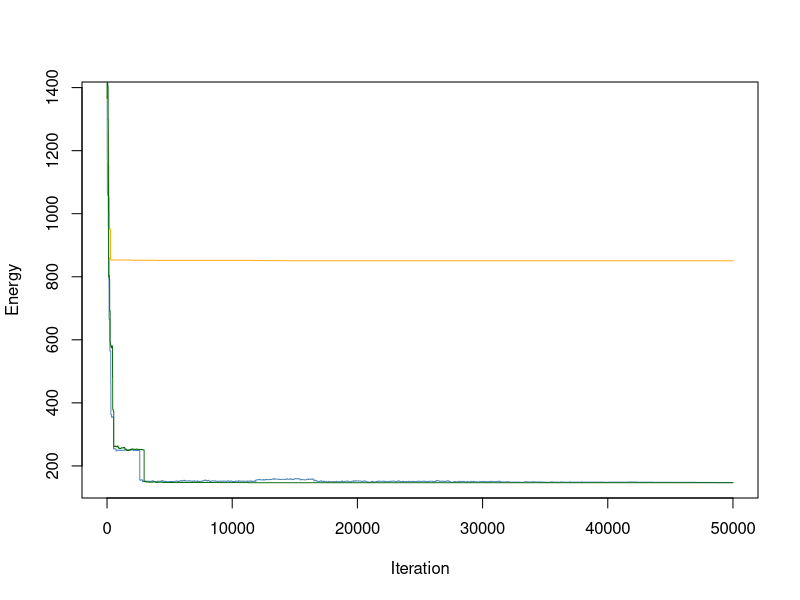

The R source for this figure: (Note: a time limit stopped this script after it produced the figure.)
##----------------------------------------------------------------------
## EVERYTHING YOU NEED TO CHANGE IS IN THIS SECTION OR THE FINAL SECTION

# Number of doctors available
ndoctors <- 5

# Number of nurses
nnurses <- 7

# Number of days in the schedule
ndays <- 7

# Number of staff present for each shift (must have same # of shifts)
# e.g., c(2, 3, 3) has three shifts with 2, 3, 3 people respectively
doctorstaffing <- c(2, 2, 2)
nursestaffing <- c(3, 3, 3)

# Penalties for violating each of six constraints
# Penalty 1: Each instance of three consecutive shifts (including overnight)
# Penalty 2: Each person who does not have two days off AT ALL
# Penalty 3: Each person who does not have two days off IN A ROW
# Penalty 4: Each instance of first shift following last shift on prev day
# Penalty 5: Each instance of working both weekend days (days 1, 2)
# Penalty 6: Weights for the stdev of nurses'/doctors' shifts in the schedule
#            (trying to make everyone work similar amounts)
#Penalty 7: Each instance of exceeding three night shifts/week
penalties <- c(100, 100, 0.5, 5, 1, 2, 30)

# Number of iterations (if too small, might not be able to explore enough)
niter <- 50000

# The cooling schedule: what should the temperature be at step i out of n
coolingschedule <- function(i,n)
{
  # If you want greedy optimization, just fix some low temperature
  #return(1e-3)
  
  # Linear cooling schedule from 1 down to 0
  return(1 - (i/(n+1)))
}

## END OF PARAMETER SECTION
##----------------------------------------------------------------------

# (Some things which are calculated automatically)
doctorindices <- c(1,cumsum(doctorstaffing)+1)
nurseindices <- c(1,cumsum(nursestaffing)+1)
nshifts <- length(doctorstaffing)

# Function to calculate the "energy" (total cost of violations)
get_energy <- function(doctorsunwrapped, nursesunwrapped, penalties)
{
  return(get_energy_sub(doctorsunwrapped,penalties)+
           get_energy_sub(nursesunwrapped,penalties))
}

# ...calculates the energy contribution from doctors & nurses separately
get_energy_sub <- function(subsched, penalties) {
  max_night_shifts_allowed = 3
  energy <- 0
  
  # Array to keep track of total number of shifts worked by each worker
  totshift <- rep(0, dim(subsched)[1])
  
  # Array to keep track of the number of night shifts worked by each worker
  night_shifts <- rep(0, dim(subsched)[1])
  
  # Loop through each worker
  for (i in 1:dim(subsched)[1]) {
    # Count total shifts and night shifts for the current worker
    totshift[i] <- sum(subsched[i,,])
    night_shifts[i] <- sum(subsched[i,,] == 1)
    
    # Penalize if worker exceeds the max number of night shifts allowed (penalize each night shift over the limit)
    if (night_shifts[i] > max_night_shifts_allowed) {
      energy <- energy + penalties[6] * (night_shifts[i] - max_night_shifts_allowed)
    }
    
    # Check the last shift and whether worker has the last day off
    lastshift <- subsched[i, ndays, nshifts]
    prevoff <- all(subsched[i, ndays,] == FALSE)
    
    daysoff <- 0
    twoinarow <- 1  # Variable for tracking consecutive days off
    
    # Check for consecutive shifts across weeks and days off in a row
    if (lastshift == 1) {
      lastshift <- lastshift + subsched[i, ndays, nshifts - 1]  # Check if last shift is consecutive to the previous week
    }
    
    # Loop through each day in the schedule
    for (j in 1:ndays) {
      # If the worker has the day off, check if it satisfies "two days off in a row" condition
      if (all(subsched[i, j,] == FALSE)) {
        daysoff <- daysoff + 1
        if (prevoff) {
          twoinarow <- 0  # No consecutive off days if previous day was also off
        }
        prevoff <- TRUE
      } else {
        # If worker worked on the second day of a weekend-like schedule, penalize
        if (!prevoff && j == 2) {
          energy <- energy + penalties[5]
        }
        prevoff <- FALSE
      }
      
      # Check for wraparound shift streaks and assess penalties
      if (subsched[i, j, 1] == 1) {
        lastshift <- lastshift + 1
        if (lastshift > 1) {
          energy <- energy + penalties[4]
        }
        if (lastshift > 2) {
          energy <- energy + penalties[1]
        }
      } else {
        lastshift <- 0  # Reset if no shift worked
      }
      
      # Loop through remaining shifts in the day
      for (k in 2:nshifts) {
        if (subsched[i, j, k] == 1) {
          lastshift <- lastshift + 1
          if (lastshift > 2) {
            energy <- energy + penalties[1]
          }
        } else {
          lastshift <- 0  # Reset for non-working shifts
        }
      }
    }
    
    # After finishing the week, assess penalties related to days off
    energy <- energy + twoinarow * penalties[3] + (daysoff < 2) * penalties[2]
  }
  
  # Penalize energy according to standard deviation among shifts
  energy <- energy + penalties[6] * sd(totshift)
  
  return(energy)
}

# Initial point: put people into the schedule in numerical order each day
totalspots <- ndays * sum(doctorstaffing)
initialloop <- rep(1:ndoctors, ceiling(totalspots/ndoctors))
doctorschedule <- matrix(initialloop[1:totalspots], nrow = sum(doctorstaffing), ncol = ndays)
totalspots <- ndays * sum(nursestaffing)
initialloop <- rep(1:nnurses, ceiling(totalspots/nnurses))
nurseschedule <- matrix(initialloop[1:totalspots], nrow = sum(nursestaffing), ncol = ndays)

# Fill in the "unwrapped" schedules (separate schedule for each worker)
doctorsunwrapped <- array(0, c(ndoctors,ndays,nshifts))
for (i in 1:ndays)
{
  for (j in 1:nshifts)
  {
    for (k in doctorindices[j]:(doctorindices[j+1]-1))
    {
      doctorsunwrapped[doctorschedule[k,i],i,j] <- 1
    }
  }
}

nursesunwrapped <- array(0, c(nnurses,ndays,nshifts))
for (i in 1:ndays)
{
  for (j in 1:nshifts)
  {
    for (k in nurseindices[j]:(nurseindices[j+1]-1))
    {
      nursesunwrapped[nurseschedule[k,i],i,j] <- 1
    }
  }
}

# Starting energy...
energy <- rep(0,niter)
energy[1] <- get_energy(doctorsunwrapped, nursesunwrapped, penalties)

# Now run the Gibbs sampler.
for (i in 2:niter)
{
  # Current temperature (from our cooling schedule)
  temperature <- coolingschedule(i,niter)
  
  # Flip a coin to switch either a doctor or a nurse shift.
  if (runif(1) < 0.5)
  {
    # Choose a random shift
    prop <- doctorschedule
    posx <- sample(1:sum(doctorstaffing),1)
    posy <- sample(1:ndays,1)
    
    # Calculate which workers are available to swap into that shift and pick one
    available <- 1:ndoctors
    myblock <- min(which(doctorindices>posx))-1
    for (j in doctorindices[myblock]:(doctorindices[myblock+1]-1))
    {
      if (j != posx)
      {
        available <- setdiff(available, doctorschedule[j,posy])
      }
    }
    prop[posx,posy] <- sample(available,1)
    propunwrapped <- doctorsunwrapped
    propunwrapped[doctorschedule[posx,posy],posy,myblock] <- 0
    propunwrapped[prop[posx,posy],posy,myblock] <- 1
    
    # Calculate energy of new configuration
    new_energy <- get_energy(propunwrapped, nursesunwrapped, penalties)
    
    # With the appropriate probability, update state/energy
    if(runif(1) < exp((energy[i-1]-new_energy)/temperature))
    {
      energy[i] <- new_energy
      doctorschedule <- prop
      doctorsunwrapped <- propunwrapped
    }
    else # otherwise, leave things as they stand.
    {
      energy[i] <- energy[i-1]
    }
  }
  else # same as above, but if you are swapping a nurse
  {
    prop <- nurseschedule
    posx <- sample(1:sum(nursestaffing),1)
    posy <- sample(1:ndays,1)
    available <- 1:nnurses
    myblock <- min(which(nurseindices>posx))-1
    for (j in nurseindices[myblock]:(nurseindices[myblock+1]-1))
    {
      if (j != posx)
      {
        available <- setdiff(available, nurseschedule[j,posy])
      }
    }
    prop[posx,posy] <- sample(available,1)
    
    propunwrapped <- nursesunwrapped
    propunwrapped[nurseschedule[posx,posy],posy,myblock] <- 0
    propunwrapped[prop[posx,posy],posy,myblock] <- 1
    
    new_energy <- get_energy(doctorsunwrapped, propunwrapped, penalties)
    
    if(runif(1) < exp((energy[i-1]-new_energy)/temperature))
    {
      energy[i] <- new_energy
      nurseschedule <- prop
      nursesunwrapped <- propunwrapped
    }
    else
    {
      energy[i] <- energy[i-1]
    }
  }
}

##----------------------------------------------------------------------
## EVERYTHING YOU NEED TO CHANGE IS IN THIS SECTION OR THE FIRST SECTION

# Various things you might want to look at:

# Plotting the energy over time
plot(energy, type="l", col="#4682B4", lwd=0.9, xlab="Iteration", ylab="Energy")

# What was the lowest energy? (Is this necessarily the energy of the final state?)
min(energy)

# Check out our final schedule.
#  The columns are days. If there are three shifts of 2 workers,
#  the first 2 rows are shift 1, the next 2 rows are shift 2, etc.
#  Numbers in table correspond to workers. 1, 2, 3, ...
print(doctorschedule)
print(nurseschedule)

# If you want to look at an individual person's schedule,
#  check the "unwrapped" matrices. For example,
#  the shift schedule for doctor 3 is below; rows are days,
#  columns are shifts, 1 = working, 0 not working
print(doctorsunwrapped[3,,])

## END OF FINAL SECTION
##----------------------------------------------------------------------

# Greedy
##----------------------------------------------------------------------
## EVERYTHING YOU NEED TO CHANGE IS IN THIS SECTION OR THE FINAL SECTION

# Number of doctors available
ndoctors <- 5

# Number of nurses
nnurses <- 7

# Number of days in the schedule
ndays <- 7

# Number of staff present for each shift (must have same # of shifts)
# e.g., c(2, 3, 3) has three shifts with 2, 3, 3 people respectively
doctorstaffing <- c(2, 2, 2)
nursestaffing <- c(3, 3, 3)

# Penalties for violating each of six constraints
# Penalty 1: Each instance of three consecutive shifts (including overnight)
# Penalty 2: Each person who does not have two days off AT ALL
# Penalty 3: Each person who does not have two days off IN A ROW
# Penalty 4: Each instance of first shift following last shift on prev day
# Penalty 5: Each instance of working both weekend days (days 1, 2)
# Penalty 6: Weights for the stdev of nurses'/doctors' shifts in the schedule
#            (trying to make everyone work similar amounts)
# Penalty 7: Each instance of working more than 3 night shifts in a week
penalties <- c(100, 100, 0.5, 5, 1, 2, 30)

# Number of iterations (if too small, might not be able to explore enough)
niter <- 50000

# The cooling schedule: what should the temperature be at step i out of n
coolingschedule <- function(i,n)
{
  # If you want greedy optimization, just fix some low temperature
  return(1e-3)
}

## END OF PARAMETER SECTION
##----------------------------------------------------------------------

# (Some things which are calculated automatically)
doctorindices <- c(1,cumsum(doctorstaffing)+1)
nurseindices <- c(1,cumsum(nursestaffing)+1)
nshifts <- length(doctorstaffing)

# Function to calculate the "energy" (total cost of violations)
get_energy <- function(doctorsunwrapped, nursesunwrapped, penalties)
{
  return(get_energy_sub(doctorsunwrapped,penalties)+
           get_energy_sub(nursesunwrapped,penalties))
}

# ...calculates the energy contribution from doctors & nurses separately

# Energy calculation for doctors and nurses
get_energy_sub <- function(subsched, penalties) {
  max_night_shifts_allowed = 3
  energy <- 0
  
  # Array to keep track of total number of shifts worked by each worker
  totshift <- rep(0, dim(subsched)[1])
  
  # Array to keep track of the number of night shifts worked by each worker
  night_shifts <- rep(0, dim(subsched)[1])
  
  # Loop through each worker
  for (i in 1:dim(subsched)[1]) {
    # Count total shifts and night shifts for the current worker
    totshift[i] <- sum(subsched[i,,])
    night_shifts[i] <- sum(subsched[i,,] == 1)
    
    # Penalize if worker exceeds the max number of night shifts allowed (penalize each night shift over the limit)
    if (night_shifts[i] > max_night_shifts_allowed) {
      energy <- energy + penalties[6] * (night_shifts[i] - max_night_shifts_allowed)
    }
    
    # Check the last shift and whether worker has the last day off
    lastshift <- subsched[i, ndays, nshifts]
    prevoff <- all(subsched[i, ndays,] == FALSE)
    
    daysoff <- 0
    twoinarow <- 1  # Variable for tracking consecutive days off
    
    # Check for consecutive shifts across weeks and days off in a row
    if (lastshift == 1) {
      lastshift <- lastshift + subsched[i, ndays, nshifts - 1]  # Check if last shift is consecutive to the previous week
    }
    
    # Loop through each day in the schedule
    for (j in 1:ndays) {
      # If the worker has the day off, check if it satisfies "two days off in a row" condition
      if (all(subsched[i, j,] == FALSE)) {
        daysoff <- daysoff + 1
        if (prevoff) {
          twoinarow <- 0  # No consecutive off days if previous day was also off
        }
        prevoff <- TRUE
      } else {
        # If worker worked on the second day of a weekend-like schedule, penalize
        if (!prevoff && j == 2) {
          energy <- energy + penalties[5]
        }
        prevoff <- FALSE
      }
      
      # Check for wraparound shift streaks and assess penalties
      if (subsched[i, j, 1] == 1) {
        lastshift <- lastshift + 1
        if (lastshift > 1) {
          energy <- energy + penalties[4]
        }
        if (lastshift > 2) {
          energy <- energy + penalties[1]
        }
      } else {
        lastshift <- 0  # Reset if no shift worked
      }
      
      # Loop through remaining shifts in the day
      for (k in 2:nshifts) {
        if (subsched[i, j, k] == 1) {
          lastshift <- lastshift + 1
          if (lastshift > 2) {
            energy <- energy + penalties[1]
          }
        } else {
          lastshift <- 0  # Reset for non-working shifts
        }
      }
    }
    
    # After finishing the week, assess penalties related to days off
    energy <- energy + twoinarow * penalties[3] + (daysoff < 2) * penalties[2]
  }
  
  # Penalize energy according to standard deviation among shifts
  energy <- energy + penalties[6] * sd(totshift)
  
  return(energy)
}

# Initial point: put people into the schedule in numerical order each day
totalspots <- ndays * sum(doctorstaffing)
initialloop <- rep(1:ndoctors, ceiling(totalspots/ndoctors))
doctorschedule <- matrix(initialloop[1:totalspots], nrow = sum(doctorstaffing), ncol = ndays)
totalspots <- ndays * sum(nursestaffing)
initialloop <- rep(1:nnurses, ceiling(totalspots/nnurses))
nurseschedule <- matrix(initialloop[1:totalspots], nrow = sum(nursestaffing), ncol = ndays)

# Fill in the "unwrapped" schedules (separate schedule for each worker)
doctorsunwrapped <- array(0, c(ndoctors,ndays,nshifts))
for (i in 1:ndays)
{
  for (j in 1:nshifts)
  {
    for (k in doctorindices[j]:(doctorindices[j+1]-1))
    {
      doctorsunwrapped[doctorschedule[k,i],i,j] <- 1
    }
  }
}

nursesunwrapped <- array(0, c(nnurses,ndays,nshifts))
for (i in 1:ndays)
{
  for (j in 1:nshifts)
  {
    for (k in nurseindices[j]:(nurseindices[j+1]-1))
    {
      nursesunwrapped[nurseschedule[k,i],i,j] <- 1
    }
  }
}

# Starting energy...
energy <- rep(0,niter)
energy[1] <- get_energy(doctorsunwrapped, nursesunwrapped, penalties)

# Now run the Gibbs sampler.
for (i in 2:niter)
{
  # Current temperature (from our cooling schedule)
  temperature <- coolingschedule(i,niter)
  
  # Flip a coin to switch either a doctor or a nurse shift.
  if (runif(1) < 0.5)
  {
    # Choose a random shift
    prop <- doctorschedule
    posx <- sample(1:sum(doctorstaffing),1)
    posy <- sample(1:ndays,1)
    
    # Calculate which workers are available to swap into that shift and pick one
    available <- 1:ndoctors
    myblock <- min(which(doctorindices>posx))-1
    for (j in doctorindices[myblock]:(doctorindices[myblock+1]-1))
    {
      if (j != posx)
      {
        available <- setdiff(available, doctorschedule[j,posy])
      }
    }
    prop[posx,posy] <- sample(available,1)
    propunwrapped <- doctorsunwrapped
    propunwrapped[doctorschedule[posx,posy],posy,myblock] <- 0
    propunwrapped[prop[posx,posy],posy,myblock] <- 1
    
    # Calculate energy of new configuration
    new_energy <- get_energy(propunwrapped, nursesunwrapped, penalties)
    
    # With the appropriate probability, update state/energy
    if(runif(1) < exp((energy[i-1]-new_energy)/temperature))
    {
      energy[i] <- new_energy
      doctorschedule <- prop
      doctorsunwrapped <- propunwrapped
    }
    else # otherwise, leave things as they stand.
    {
      energy[i] <- energy[i-1]
    }
  }
  else # same as above, but if you are swapping a nurse
  {
    prop <- nurseschedule
    posx <- sample(1:sum(nursestaffing),1)
    posy <- sample(1:ndays,1)
    available <- 1:nnurses
    myblock <- min(which(nurseindices>posx))-1
    for (j in nurseindices[myblock]:(nurseindices[myblock+1]-1))
    {
      if (j != posx)
      {
        available <- setdiff(available, nurseschedule[j,posy])
      }
    }
    prop[posx,posy] <- sample(available,1)
    
    propunwrapped <- nursesunwrapped
    propunwrapped[nurseschedule[posx,posy],posy,myblock] <- 0
    propunwrapped[prop[posx,posy],posy,myblock] <- 1
    
    new_energy <- get_energy(doctorsunwrapped, propunwrapped, penalties)
    
    if(runif(1) < exp((energy[i-1]-new_energy)/temperature))
    {
      energy[i] <- new_energy
      nurseschedule <- prop
      nursesunwrapped <- propunwrapped
    }
    else
    {
      energy[i] <- energy[i-1]
    }
  }
}

##----------------------------------------------------------------------
## EVERYTHING YOU NEED TO CHANGE IS IN THIS SECTION OR THE FIRST SECTION

# Various things you might want to look at:
# Plotting the energy over time
lines(energy, type = "l", col = "#FFA500", lwd = 0.9, xlab = "Iteration", ylab = "Energy")

# What was the lowest energy? (Is this necessarily the energy of the final state?)
min(energy)

# Check out our final schedule.
#  The columns are days. If there are three shifts of 2 workers,
#  the first 2 rows are shift 1, the next 2 rows are shift 2, etc.
#  Numbers in table correspond to workers. 1, 2, 3, ...
print(doctorschedule)
print(nurseschedule)

# If you want to look at an individual person's schedule,
#  check the "unwrapped" matrices. For example,
#  the shift schedule for doctor 3 is below; rows are days,
#  columns are shifts, 1 = working, 0 not working
print(doctorsunwrapped[3,,])

## END OF FINAL SECTION
##----------------------------------------------------------------------


#Log

##----------------------------------------------------------------------
## EVERYTHING YOU NEED TO CHANGE IS IN THIS SECTION OR THE FINAL SECTION

# Number of doctors available
ndoctors <- 5

# Number of nurses
nnurses <- 7

# Number of days in the schedule
ndays <- 7

# Number of staff present for each shift (must have same # of shifts)
# e.g., c(2, 3, 3) has three shifts with 2, 3, 3 people respectively
doctorstaffing <- c(2, 2, 2)
nursestaffing <- c(3, 3, 3)

# Penalties for violating each of six constraints
# Penalty 1: Each instance of three consecutive shifts (including overnight)
# Penalty 2: Each person who does not have two days off AT ALL
# Penalty 3: Each person who does not have two days off IN A ROW
# Penalty 4: Each instance of first shift following last shift on prev day
# Penalty 5: Each instance of working both weekend days (days 1, 2)
# Penalty 6: Weights for the stdev of nurses'/doctors' shifts in the schedule
#            (trying to make everyone work similar amounts)
penalties <- c(100, 100, 0.5, 5, 1, 2, 30)

# Number of iterations (if too small, might not be able to explore enough)
niter <- 50000

# The cooling schedule: what should the temperature be at step i out of n
coolingschedule <- function(i,n)
{
  # Log cooling schedule
  return(0.02/log(1+(i+1)/n))
}

## END OF PARAMETER SECTION
##----------------------------------------------------------------------

# (Some things which are calculated automatically)
doctorindices <- c(1,cumsum(doctorstaffing)+1)
nurseindices <- c(1,cumsum(nursestaffing)+1)
nshifts <- length(doctorstaffing)

# Function to calculate the "energy" (total cost of violations)
get_energy <- function(doctorsunwrapped, nursesunwrapped, penalties)
{
  return(get_energy_sub(doctorsunwrapped,penalties)+
           get_energy_sub(nursesunwrapped,penalties))
}

# ...calculates the energy contribution from doctors & nurses separately
get_energy_sub <- function(subsched, penalties) {
  max_night_shifts_allowed = 3
  energy <- 0
  
  # Array to keep track of total number of shifts worked by each worker
  totshift <- rep(0, dim(subsched)[1])
  
  # Array to keep track of the number of night shifts worked by each worker
  night_shifts <- rep(0, dim(subsched)[1])
  
  # Loop through each worker
  for (i in 1:dim(subsched)[1]) {
    # Count total shifts and night shifts for the current worker
    totshift[i] <- sum(subsched[i,,])
    night_shifts[i] <- sum(subsched[i,,] == 1)
    
    # Penalize if worker exceeds the max number of night shifts allowed (penalize each night shift over the limit)
    if (night_shifts[i] > max_night_shifts_allowed) {
      energy <- energy + penalties[6] * (night_shifts[i] - max_night_shifts_allowed)
    }
    
    # Check the last shift and whether worker has the last day off
    lastshift <- subsched[i, ndays, nshifts]
    prevoff <- all(subsched[i, ndays,] == FALSE)
    
    daysoff <- 0
    twoinarow <- 1  # Variable for tracking consecutive days off
    
    # Check for consecutive shifts across weeks and days off in a row
    if (lastshift == 1) {
      lastshift <- lastshift + subsched[i, ndays, nshifts - 1]  # Check if last shift is consecutive to the previous week
    }
    
    # Loop through each day in the schedule
    for (j in 1:ndays) {
      # If the worker has the day off, check if it satisfies "two days off in a row" condition
      if (all(subsched[i, j,] == FALSE)) {
        daysoff <- daysoff + 1
        if (prevoff) {
          twoinarow <- 0  # No consecutive off days if previous day was also off
        }
        prevoff <- TRUE
      } else {
        # If worker worked on the second day of a weekend-like schedule, penalize
        if (!prevoff && j == 2) {
          energy <- energy + penalties[5]
        }
        prevoff <- FALSE
      }
      
      # Check for wraparound shift streaks and assess penalties
      if (subsched[i, j, 1] == 1) {
        lastshift <- lastshift + 1
        if (lastshift > 1) {
          energy <- energy + penalties[4]
        }
        if (lastshift > 2) {
          energy <- energy + penalties[1]
        }
      } else {
        lastshift <- 0  # Reset if no shift worked
      }
      
      # Loop through remaining shifts in the day
      for (k in 2:nshifts) {
        if (subsched[i, j, k] == 1) {
          lastshift <- lastshift + 1
          if (lastshift > 2) {
            energy <- energy + penalties[1]
          }
        } else {
          lastshift <- 0  # Reset for non-working shifts
        }
      }
    }
    
    # After finishing the week, assess penalties related to days off
    energy <- energy + twoinarow * penalties[3] + (daysoff < 2) * penalties[2]
  }
  
  # Penalize energy according to standard deviation among shifts
  energy <- energy + penalties[6] * sd(totshift)
  
  return(energy)
}

# Initial point: put people into the schedule in numerical order each day
totalspots <- ndays * sum(doctorstaffing)
initialloop <- rep(1:ndoctors, ceiling(totalspots/ndoctors))
doctorschedule <- matrix(initialloop[1:totalspots], nrow = sum(doctorstaffing), ncol = ndays)
totalspots <- ndays * sum(nursestaffing)
initialloop <- rep(1:nnurses, ceiling(totalspots/nnurses))
nurseschedule <- matrix(initialloop[1:totalspots], nrow = sum(nursestaffing), ncol = ndays)

# Fill in the "unwrapped" schedules (separate schedule for each worker)
doctorsunwrapped <- array(0, c(ndoctors,ndays,nshifts))
for (i in 1:ndays)
{
  for (j in 1:nshifts)
  {
    for (k in doctorindices[j]:(doctorindices[j+1]-1))
    {
      doctorsunwrapped[doctorschedule[k,i],i,j] <- 1
    }
  }
}

nursesunwrapped <- array(0, c(nnurses,ndays,nshifts))
for (i in 1:ndays)
{
  for (j in 1:nshifts)
  {
    for (k in nurseindices[j]:(nurseindices[j+1]-1))
    {
      nursesunwrapped[nurseschedule[k,i],i,j] <- 1
    }
  }
}

# Starting energy...
energy <- rep(0,niter)
energy[1] <- get_energy(doctorsunwrapped, nursesunwrapped, penalties)

# Now run the Gibbs sampler.
for (i in 2:niter)
{
  # Current temperature (from our cooling schedule)
  temperature <- coolingschedule(i,niter)
  
  # Flip a coin to switch either a doctor or a nurse shift.
  if (runif(1) < 0.5)
  {
    # Choose a random shift
    prop <- doctorschedule
    posx <- sample(1:sum(doctorstaffing),1)
    posy <- sample(1:ndays,1)
    
    # Calculate which workers are available to swap into that shift and pick one
    available <- 1:ndoctors
    myblock <- min(which(doctorindices>posx))-1
    for (j in doctorindices[myblock]:(doctorindices[myblock+1]-1))
    {
      if (j != posx)
      {
        available <- setdiff(available, doctorschedule[j,posy])
      }
    }
    prop[posx,posy] <- sample(available,1)
    propunwrapped <- doctorsunwrapped
    propunwrapped[doctorschedule[posx,posy],posy,myblock] <- 0
    propunwrapped[prop[posx,posy],posy,myblock] <- 1
    
    # Calculate energy of new configuration
    new_energy <- get_energy(propunwrapped, nursesunwrapped, penalties)
    
    # With the appropriate probability, update state/energy
    if(runif(1) < exp((energy[i-1]-new_energy)/temperature))
    {
      energy[i] <- new_energy
      doctorschedule <- prop
      doctorsunwrapped <- propunwrapped
    }
    else # otherwise, leave things as they stand.
    {
      energy[i] <- energy[i-1]
    }
  }
  else # same as above, but if you are swapping a nurse
  {
    prop <- nurseschedule
    posx <- sample(1:sum(nursestaffing),1)
    posy <- sample(1:ndays,1)
    available <- 1:nnurses
    myblock <- min(which(nurseindices>posx))-1
    for (j in nurseindices[myblock]:(nurseindices[myblock+1]-1))
    {
      if (j != posx)
      {
        available <- setdiff(available, nurseschedule[j,posy])
      }
    }
    prop[posx,posy] <- sample(available,1)
    
    propunwrapped <- nursesunwrapped
    propunwrapped[nurseschedule[posx,posy],posy,myblock] <- 0
    propunwrapped[prop[posx,posy],posy,myblock] <- 1
    
    new_energy <- get_energy(doctorsunwrapped, propunwrapped, penalties)
    
    if(runif(1) < exp((energy[i-1]-new_energy)/temperature))
    {
      energy[i] <- new_energy
      nurseschedule <- prop
      nursesunwrapped <- propunwrapped
    }
    else
    {
      energy[i] <- energy[i-1]
    }
  }
}

##----------------------------------------------------------------------
## EVERYTHING YOU NEED TO CHANGE IS IN THIS SECTION OR THE FIRST SECTION

# Various things you might want to look at:

# Plotting the energy over time
# Add the second line with a red dashed line
lines(energy, type="l", col="#006400", lwd=0.9, lty=1)  #

# What was the lowest energy? (Is this necessarily the energy of the final state?)
min(energy)

# Check out our final schedule.
#  The columns are days. If there are three shifts of 2 workers,
#  the first 2 rows are shift 1, the next 2 rows are shift 2, etc.
#  Numbers in table correspond to workers. 1, 2, 3, ...
print(doctorschedule)
print(nurseschedule)

# If you want to look at an individual person's schedule,
#  check the "unwrapped" matrices. For example,
#  the shift schedule for doctor 3 is below; rows are days,
#  columns are shifts, 1 = working, 0 not working
print(doctorsunwrapped[3,,])

## END OF FINAL SECTION
##----------------------------------------------------------------------


# Exponential
##----------------------------------------------------------------------
## EVERYTHING YOU NEED TO CHANGE IS IN THIS SECTION OR THE FINAL SECTION

# Number of doctors available
ndoctors <- 7

# Number of nurses
nnurses <- 10

# Number of days in the schedule
ndays <- 7

# Number of staff present for each shift (must have same # of shifts)
# e.g., c(2, 3, 3) has three shifts with 2, 3, 3 people respectively
doctorstaffing <- c(2, 2, 2)
nursestaffing <- c(3, 3, 3)

# Penalties for violating each of six constraints
penalties <- c(100, 100, 0.5, 5, 1, 2, 30)

# Number of iterations
niter <- 50000

# Exponential cooling schedule
coolingschedule <- function(i, n) {
  T0 <- 1 # Initial temperature
  alpha <- 5 / n # Decay rate (adjust this as needed for your application)
  return(T0 * exp(-alpha * i))
}

## END OF PARAMETER SECTION
##----------------------------------------------------------------------

# Calculate indices for doctors and nurses
doctorindices <- c(1, cumsum(doctorstaffing) + 1)
nurseindices <- c(1, cumsum(nursestaffing) + 1)
nshifts <- length(doctorstaffing)

# Function to calculate the "energy" (total cost of violations)
get_energy <- function(doctorsunwrapped, nursesunwrapped, penalties) {
  return(get_energy_sub(doctorsunwrapped, penalties) +
           get_energy_sub(nursesunwrapped, penalties))
}

# Energy calculation for doctors and nurses

# Energy calculation for doctors and nurses
get_energy_sub <- function(subsched, penalties) {
  max_night_shifts_allowed = 3
  energy <- 0
  
  # Array to keep track of total number of shifts worked by each worker
  totshift <- rep(0, dim(subsched)[1])
  
  # Array to keep track of the number of night shifts worked by each worker
  night_shifts <- rep(0, dim(subsched)[1])
  
  # Loop through each worker
  for (i in 1:dim(subsched)[1]) {
    # Count total shifts and night shifts for the current worker
    totshift[i] <- sum(subsched[i,,])
    night_shifts[i] <- sum(subsched[i,,] == 1)
    
    # Penalize if worker exceeds the max number of night shifts allowed (penalize each night shift over the limit)
    if (night_shifts[i] > max_night_shifts_allowed) {
      energy <- energy + penalties[6] * (night_shifts[i] - max_night_shifts_allowed)
    }
    
    # Check the last shift and whether worker has the last day off
    lastshift <- subsched[i, ndays, nshifts]
    prevoff <- all(subsched[i, ndays,] == FALSE)
    
    daysoff <- 0
    twoinarow <- 1  # Variable for tracking consecutive days off
    
    # Check for consecutive shifts across weeks and days off in a row
    if (lastshift == 1) {
      lastshift <- lastshift + subsched[i, ndays, nshifts - 1]  # Check if last shift is consecutive to the previous week
    }
    
    # Loop through each day in the schedule
    for (j in 1:ndays) {
      # If the worker has the day off, check if it satisfies "two days off in a row" condition
      if (all(subsched[i, j,] == FALSE)) {
        daysoff <- daysoff + 1
        if (prevoff) {
          twoinarow <- 0  # No consecutive off days if previous day was also off
        }
        prevoff <- TRUE
      } else {
        # If worker worked on the second day of a weekend-like schedule, penalize
        if (!prevoff && j == 2) {
          energy <- energy + penalties[5]
        }
        prevoff <- FALSE
      }
      
      # Check for wraparound shift streaks and assess penalties
      if (subsched[i, j, 1] == 1) {
        lastshift <- lastshift + 1
        if (lastshift > 1) {
          energy <- energy + penalties[4]
        }
        if (lastshift > 2) {
          energy <- energy + penalties[1]
        }
      } else {
        lastshift <- 0  # Reset if no shift worked
      }
      
      # Loop through remaining shifts in the day
      for (k in 2:nshifts) {
        if (subsched[i, j, k] == 1) {
          lastshift <- lastshift + 1
          if (lastshift > 2) {
            energy <- energy + penalties[1]
          }
        } else {
          lastshift <- 0  # Reset for non-working shifts
        }
      }
    }
    
    # After finishing the week, assess penalties related to days off
    energy <- energy + twoinarow * penalties[3] + (daysoff < 2) * penalties[2]
  }
  
  # Penalize energy according to standard deviation among shifts
  energy <- energy + penalties[6] * sd(totshift)
  
  return(energy)
}

# Initial schedules
totalspots <- ndays * sum(doctorstaffing)
initialloop <- rep(1:ndoctors, ceiling(totalspots / ndoctors))
doctorschedule <- matrix(initialloop[1:totalspots], nrow = sum(doctorstaffing), ncol = ndays)
totalspots <- ndays * sum(nursestaffing)
initialloop <- rep(1:nnurses, ceiling(totalspots / nnurses))
nurseschedule <- matrix(initialloop[1:totalspots], nrow = sum(nursestaffing), ncol = ndays)

# Unwrapped schedules for each worker
doctorsunwrapped <- array(0, c(ndoctors, ndays, nshifts))
for (i in 1:ndays) {
  for (j in 1:nshifts) {
    for (k in doctorindices[j]:(doctorindices[j + 1] - 1)) {
      doctorsunwrapped[doctorschedule[k, i], i, j] <- 1
    }
  }
}

nursesunwrapped <- array(0, c(nnurses, ndays, nshifts))
for (i in 1:ndays) {
  for (j in 1:nshifts) {
    for (k in nurseindices[j]:(nurseindices[j + 1] - 1)) {
      nursesunwrapped[nurseschedule[k, i], i, j] <- 1
    }
  }
}

# Starting energy
energy <- rep(0, niter)
energy[1] <- get_energy(doctorsunwrapped, nursesunwrapped, penalties)

# Gibbs sampler with exponential cooling schedule
for (i in 2:niter) {
  temperature <- coolingschedule(i, niter)
  
  if (runif(1) < 0.5) {
    prop <- doctorschedule
    posx <- sample(1:sum(doctorstaffing), 1)
    posy <- sample(1:ndays, 1)
    available <- 1:ndoctors
    myblock <- min(which(doctorindices > posx)) - 1
    for (j in doctorindices[myblock]:(doctorindices[myblock + 1] - 1)) {
      if (j != posx) {
        available <- setdiff(available, doctorschedule[j, posy])
      }
    }
    prop[posx, posy] <- sample(available, 1)
    propunwrapped <- doctorsunwrapped
    propunwrapped[doctorschedule[posx, posy], posy, myblock] <- 0
    propunwrapped[prop[posx, posy], posy, myblock] <- 1
    new_energy <- get_energy(propunwrapped, nursesunwrapped, penalties)
    if (runif(1) < exp((energy[i - 1] - new_energy) / temperature)) {
      energy[i] <- new_energy
      doctorschedule <- prop
      doctorsunwrapped <- propunwrapped
    } else {
      energy[i] <- energy[i - 1]
    }
  } else {
    prop <- nurseschedule
    posx <- sample(1:sum(nursestaffing), 1)
    posy <- sample(1:ndays, 1)
    available <- 1:nnurses
    myblock <- min(which(nurseindices > posx)) - 1
    for (j in nurseindices[myblock]:(nurseindices[myblock + 1] - 1)) {
      if (j != posx) {
        available <- setdiff(available, nurseschedule[j, posy])
      }
    }
    prop[posx, posy] <- sample(available, 1)
    propunwrapped <- nursesunwrapped
    propunwrapped[nurseschedule[posx, posy], posy, myblock] <- 0
    propunwrapped[prop[posx, posy], posy, myblock] <- 1
    new_energy <- get_energy(doctorsunwrapped, propunwrapped, penalties)
    if (runif(1) < exp((energy[i - 1] - new_energy) / temperature)) {
      energy[i] <- new_energy
      nurseschedule <- prop
      nursesunwrapped <- propunwrapped
    } else {
      energy[i] <- energy[i - 1]
    }
  }
}

##----------------------------------------------------------------------
## EVERYTHING YOU NEED TO CHANGE IS IN THIS SECTION OR THE FIRST SECTION

# Lowest energy achieved
cat("Lowest Energy:", min(energy), "\n")

# Final schedules for doctors and nurses
print("Final Doctors Schedule:")
print(doctorschedule)
print("Final Nurses Schedule:")
print(nurseschedule)

# Example: Doctor 3's unwrapped schedule
print("Doctor 3's Schedule:")
print(doctorsunwrapped[3, , ])

## END OF FINAL SECTION
##----------------------------------------------------------------------

# Plotting the energy over time
lines(energy, type = "l", col = "#B22222", lwd = 0.75)

# Lowest energy achieved
min_energy <- min(energy)
cat("Lowest energy:", min_energy, "\n")

## END OF PROGRAM


# Add custom legend
legend("topright", 
       legend = c("Linear", "Greedy", "Log", "Exponential"),  # New legend text
       col = c("#4682B4", "#FFA500", "#006400","#B22222"),                # Colors of the lines
       lty = c(1, 1),                          # Line types for each
       lwd = c(2, 2),                          # Line widths for each
       box.lwd = 0.5)                          # Border line width around the legend

title(main = "Energy vs. Time")
